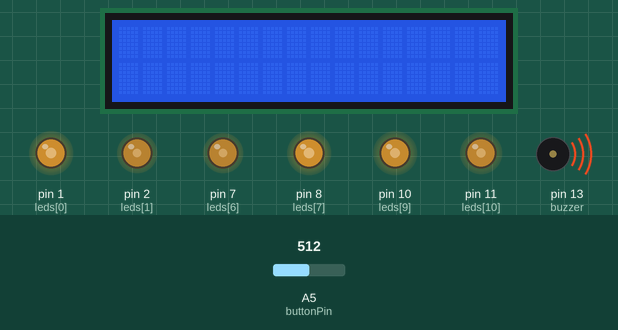
Bench run of a sketch on a simulated Arduino Uno, built with avr-gcc and run on an emulated ATmega328P. Shown: 16×2 character LCD, output pins drawn as LEDs (lit = HIGH), buzzer (waves = sounding, pin HIGH). Wiring (inferred from the names in the program): character LCD (HD44780): RS pin 12; E pin 9; data pin 6, pin 5, pin 4, pin 3. Inputs (shaded band) come from the test bench; at power-on: A5 (buttonPin) = 512. Random numbers use the default seed unless the sketch sets one; pins used as bus, display or sensor lines are not drawn.

Above: at 1.3 s.
1.4 s: A5 (buttonPin) set to 500
At 2.2 s:
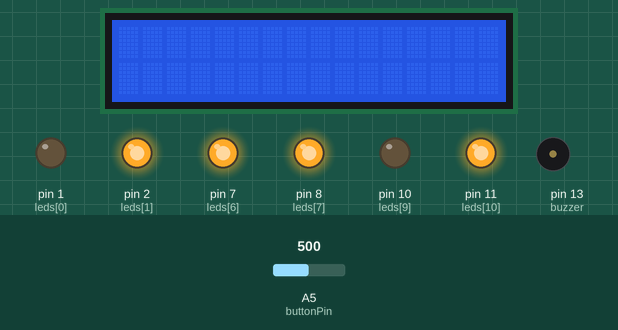
2.9 s: A5 (buttonPin) set to 511
At 3.67 s:
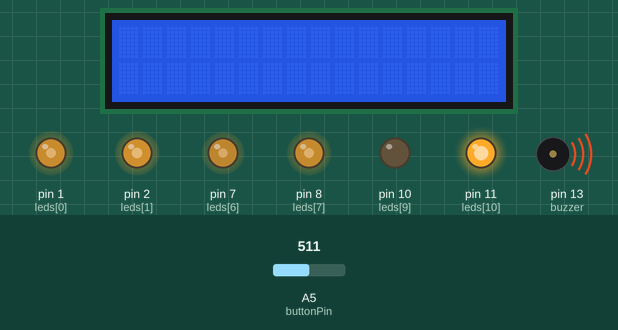
At 5.8 s:
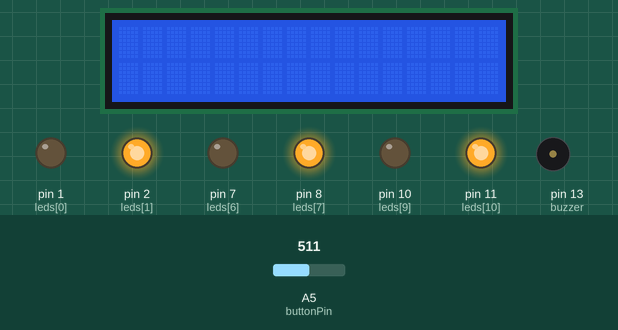
Timing chart, 0 to 7.3 s (numbered marks = the images above; inputs shaded):
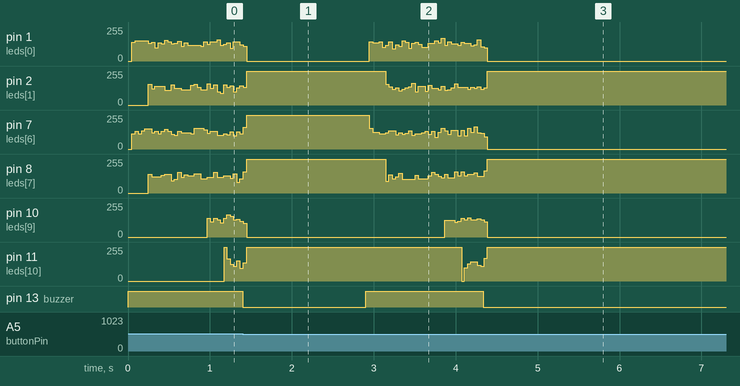

The sketch:

Iching.ino
```cpp
//I-Ching reading Generator
//Coded by AWA
const int buttonPin=A5;
byte  leds[]={1, 2, 3, 4, 5, 6, 7, 8, 9, 10, 11, 12};
int buzzer=13;
int counter=0;
int runrandom=0;
////

int buttonState;
int lastbuttonstate;
/////the lines/////
byte line[6]={};
/////////////////////////////////////////
void setup(){
 // Serial.begin(9600);
  //randomSeed(analogRead(0));

  for(int x=0;x<12;x++){
              pinMode(leds[x],OUTPUT);


  }
  pinMode(buttonPin,INPUT);
  pinMode(buzzer,OUTPUT);
}
/////////////////////////////////////////
////////////////////////////////////////
void loop(){


  getrandom();


  buttonState=analogRead(buttonPin);
  lastbuttonstate=map(buttonState,0,1023,0,255);


  if(lastbuttonstate < 127){
  counter=0;
  digitalWrite(buzzer,LOW);

}
  if(lastbuttonstate >=127){
  //Serial.println("****begin******");
  /*for(int x=0;x<5;x++){
  Serial.println(line[x]);
  }*/
 // Serial.println(counter);
 // Serial.println("****end******");


    if(counter!=1850){
        digitalWrite(buzzer,HIGH);
       if(counter>=0){ Writeline1();}
       if(counter>300){ Writeline2();}
       if(counter>900){ Writeline3();}
       if(counter>1200){ Writeline4();}
       if(counter>1500){ Writeline5();}
       if(counter>1800){ Writeline6();}

        counter+=1;
        }
     if(counter==1850){
     digitalWrite(buzzer,LOW);
     }
  }
 }


/////////////////////////////////////////
void getrandom(){
   for(int x=0;x<6;x++){

   line[x]=random(0,4);
 }

 }
/////////////////////////////////////////

void Writeline1(){
  if(line[0]==0){
  digitalWrite(leds[0],HIGH);
  digitalWrite(leds[6],LOW);
  }
  if(line[0]==1){
  digitalWrite(leds[0],LOW);
  digitalWrite(leds[6],LOW);
  }
  if(line[0]==2){
  digitalWrite(leds[0],LOW);
  digitalWrite(leds[6],HIGH);
  }
  if(line[0]==3){
  digitalWrite(leds[0],HIGH);
  digitalWrite(leds[6],HIGH);

  }

}
/////////////////////////////////////////
void Writeline2(){
   if(line[1]==0){
    digitalWrite(leds[1],HIGH);
    digitalWrite(leds[7],LOW);
   }
  if(line[1]==1){
    digitalWrite(leds[1],LOW);
    digitalWrite(leds[7],LOW);
  }
  if(line[1]==2){
    digitalWrite(leds[1],LOW);
    digitalWrite(leds[7],HIGH);
  }
  if(line[1]==3){
    digitalWrite(leds[1],HIGH);
    digitalWrite(leds[7],HIGH);
  }

}
/////////////////////////////////////////
void Writeline3(){
  if(line[2]==0){
    digitalWrite(leds[2],HIGH);
    digitalWrite(leds[8],LOW);
   }
  if(line[2]==1){
    digitalWrite(leds[2],LOW);
    digitalWrite(leds[8],LOW);
  }
  if(line[2]==2){
    digitalWrite(leds[2],LOW);
    digitalWrite(leds[8],HIGH);
  }
  if(line[2]==3){
    digitalWrite(leds[2],HIGH);
    digitalWrite(leds[8],HIGH);
  }

}
/////////////////////////////////////////
void Writeline4(){
   if(line[3]==0){
    digitalWrite(leds[3],HIGH);
    digitalWrite(leds[9],LOW);
   }
  if(line[3]==1){
    digitalWrite(leds[3],LOW);
    digitalWrite(leds[9],LOW);
  }
  if(line[3]==2){
    digitalWrite(leds[3],LOW);
    digitalWrite(leds[9],HIGH);
  }
  if(line[3]==3){
    digitalWrite(leds[3],HIGH);
    digitalWrite(leds[9],HIGH);
  }

}
/////////////////////////////////////////
void Writeline5(){
  if(line[4]==0){
    digitalWrite(leds[4],HIGH);
    digitalWrite(leds[10],LOW);
   }
  if(line[4]==1){
    digitalWrite(leds[4],LOW);
    digitalWrite(leds[10],LOW);
  }
  if(line[4]==2){
    digitalWrite(leds[4],LOW);
    digitalWrite(leds[10],HIGH);
  }
  if(line[4]==3){
    digitalWrite(leds[4],HIGH);
    digitalWrite(leds[10],HIGH);
  }

}
/////////////////////////////////////////
void Writeline6(){
  if(line[5]==0){
    digitalWrite(leds[5],HIGH);
    digitalWrite(leds[11],LOW);
   }
  if(line[5]==1){
    digitalWrite(leds[5],LOW);
    digitalWrite(leds[11],LOW);
  }
  if(line[5]==2){
    digitalWrite(leds[5],LOW);
    digitalWrite(leds[11],HIGH);
  }
  if(line[5]==3){
    digitalWrite(leds[5],HIGH);
    digitalWrite(leds[11],HIGH);
  }

}
```

Measured:
- the behaviour switches between 510 and 509 on A5 (buttonPin) (found by bisection; images 0 and 1)
